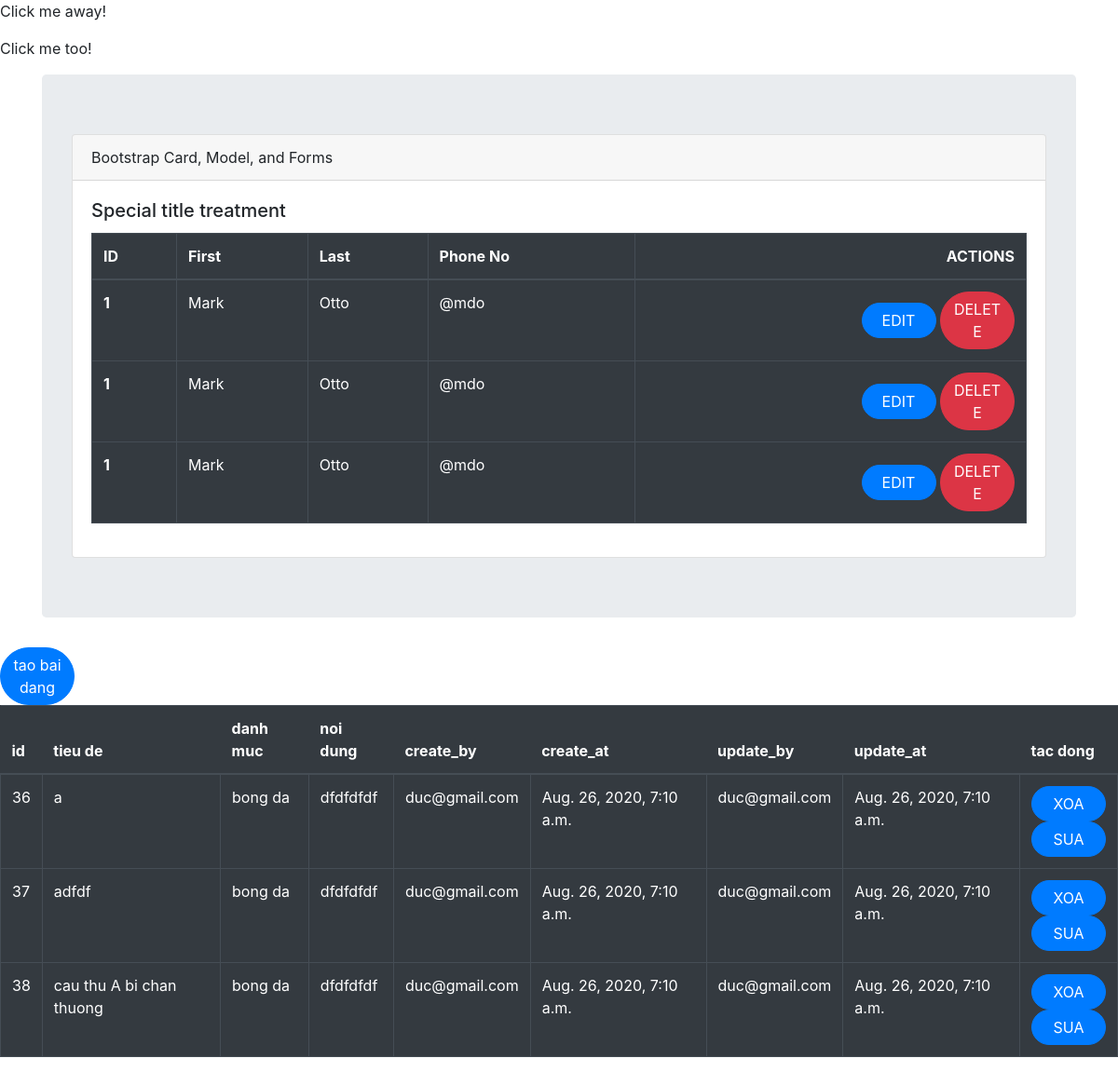
Page /list_post on the committed database.
### web/models.py (models this page shows, shortened)
class Post(models.Model):
    title = models.CharField(max_length=500)
    category = models.ForeignKey(Category, on_delete=models.CASCADE)
    content = models.TextField()
    create_by = models.ForeignKey(User, on_delete=models.CASCADE, related_name='post_create_by')
    create_at = models.DateTimeField(auto_now_add=True, null=True, blank=True)
    update_by = models.ForeignKey(User, on_delete=models.CASCADE, related_name='post_update_by')
    update_at = models.DateTimeField(auto_now=True, null=True, blank=True)

class Category(models.Model):
    title = models.CharField(max_length=500)
    create_by = models.ForeignKey(User, on_delete=models.CASCADE, related_name='create_by')
    create_at = models.DateTimeField(auto_now_add=True, null=True, blank=True)
    update_at = models.DateTimeField(auto_now=True, null=True, blank=True)
    update_by = models.ForeignKey(User, on_delete=models.CASCADE, related_name='update_by')
    def __str__(self):
        return self.title

class User(models.Model):
    first_name = models.CharField(max_length=50)
    last_name = models.CharField(max_length=50)
    email = models.EmailField()
    def __str__(self):
        return self.email

### web/views.py (the view)
# urls.py: path('list_post', list_post, name='list'),
def list_post(request):
    posts = Post.objects.all()
    return render(request, 'web/list_post.html', {'lists': posts})

### templates/web/list_post.html (shortened to what this page needs)
<!DOCTYPE html>
<html lang="en">
<head>
    <link rel="stylesheet" href="https://stackpath.bootstrapcdn.com/bootstrap/4.5.2/css/bootstrap.min.css">
</head>
<body>
    <p>Click me away!</p>
    <p>Click me too!</p>
    <div class="container">
        <div class="jumbotron">
        <div class="card">
            <div class="card-header">
                Bootstrap Card, Model, and Forms
            </div>
                <div class="card-body">
                    <h5 class="card-title">Special title treatment</h5>
                    <table class="table table-dark table-hover table-bordered">
                        <thead>
                            <tr>
                              <th scope="col">ID</th>
                              <th scope="col">First</th>
                              <th scope="col">Last</th>
                              <th scope="col">Phone No</th>
                              <th class="text-right">ACTIONS</th>
                            </tr>
                        </thead>
                        <tbody>
                            <tr>
                              <th scope="row">1</th>
                              <td>Mark</td>
                              <td>Otto</td>
                              <td>@mdo</td>
                              <td class="text-right">
                                  <button class="btn btn-primary badge-pill" style="width: 80px;"> EDIT </button>
                                  <button class="btn btn-danger badge-pill" style="width: 80px;"> DELETE </button>
                              </td>
                            </tr>
                            <tr>
                                  <th scope="row">1</th>
                                  <td>Mark</td>
                                  <td>Otto</td>
                                  <td>@mdo</td>
                                  <td class="text-right">
                                      <button class="btn btn-primary badge-pill" style="width: 80px;"> EDIT </button>
                                      <button class="btn btn-danger badge-pill" style="width: 80px;"> DELETE </button>
                                  </td>
                                </tr>
                            <tr>
                                  <th scope="row">1</th>
                                  <td>Mark</td>
                                  <td>Otto</td>
                                  <td>@mdo</td>
                                  <td class="text-right">
                                      <button class="btn btn-primary badge-pill" style="width: 80px;"> EDIT </button>
                                      <button class="btn btn-danger badge-pill" style="width: 80px;"> DELETE </button>
                                  </td>
                            </tr>
                        </tbody>
                    </table>
                </div>
        </div>
        </div>
    </div>
    <form action="{% url 'create' %}" method="post">
        <button class="btn btn-primary badge-pill" style="width: 80px;">tao bai dang</button>
    </form>
    <table class="table table-dark">
        <thead class="thead-dark">
            <tr>
                <th>id</th>
                <th>tieu de</th>
                <th>danh muc</th>
                <th>noi dung</th>
                <th>create_by</th>
                <th>create_at</th>
                <th>update_by</th>
                <th>update_at</th>
                <th>tac dong</th>
            </tr>
        </thead>
        <tbody>
            {% for item in lists %}
                <tr>
                    <td>{{ item.id }}</td>
                    <td class="edittable" data-id="{{ item.id }}" data-type="title">{{ item.title }}</td>
                    <td class="edittable" data-id="{{ item.id }}" data-type="category">{{ item.category }}</td>
                    <td class="edittable" data-id="{{ item.id }}" data-type="content">{{ item.content }}</td>
                    <td class="edittable" data-id="{{ item.id }}" data-type="create_by">{{ item.create_by }}</td>
                    <td class="edittable" data-id="{{ item.id }}" data-type="create_at">{{ item.create_at }}</td>
                    <td class="edittable" data-id="{{ item.id }}" data-type="update_by">{{ item.update_by }}</td>
                    <td class="edittable" data-id="{{ item.id }}" data-type="update_at">{{ item.update_at }}</td>
                    <td>
                        <form id="delete" action="{% url 'delete_post' pk=item.id %}" method="post">
                            <button onclick="myFunction()" class="btn btn-primary badge-pill" style="width: 80px;"> XOA </button>
                        </form>
                        <a href="{% url 'edit_post' pk=item.id %}" class="btn btn-primary badge-pill" style="width: 80px;"> SUA </a>
                    </td>
                </tr>
            {% endfor %}
        </tbody>
    </table>
</body>
</html>

### templates/web/list_post.html (style rules this page uses)
td { border: 1px solid green; }

### rows in the picture
Post: id "36", title "a", category "bong da", content "dfdfdfdf", create_by "duc@gmail.com", create_at "Aug. 26, 2020, 7:10 a.m.", update_by "duc@gmail.com", update_at "Aug. 26, 2020, 7:10 a.m."
Post: id "37", title "adfdf", category "bong da", content "dfdfdfdf", create_by "duc@gmail.com", create_at "Aug. 26, 2020, 7:10 a.m.", update_by "duc@gmail.com", update_at "Aug. 26, 2020, 7:10 a.m."
Post: id "38", title "cau thu A bi chan thuong", category "bong da", content "dfdfdfdf", create_by "duc@gmail.com", create_at "Aug. 26, 2020, 7:10 a.m.", update_by "duc@gmail.com", update_at "Aug. 26, 2020, 7:10 a.m."
